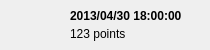
<?xml version="1.0" encoding="UTF-8"?>
<ui version="4.0">
 <class>SessionItemWidget</class>
 <widget class="QWidget" name="SessionItemWidget">
  <property name="geometry">
   <rect>
    <x>0</x>
    <y>0</y>
    <width>210</width>
    <height>50</height>
   </rect>
  </property>
  <property name="windowTitle">
   <string>Form</string>
  </property>
  <widget class="QLabel" name="name">
   <property name="geometry">
    <rect>
     <x>70</x>
     <y>5</y>
     <width>131</width>
     <height>21</height>
    </rect>
   </property>
   <property name="font">
    <font>
     <weight>75</weight>
     <bold>true</bold>
    </font>
   </property>
   <property name="text">
    <string>2013/04/30 18:00:00</string>
   </property>
  </widget>
  <widget class="QLabel" name="image">
   <property name="geometry">
    <rect>
     <x>10</x>
     <y>10</y>
     <width>50</width>
     <height>30</height>
    </rect>
   </property>
   <property name="text">
    <string/>
   </property>
  </widget>
  <widget class="QLabel" name="points">
   <property name="geometry">
    <rect>
     <x>70</x>
     <y>26</y>
     <width>131</width>
     <height>16</height>
    </rect>
   </property>
   <property name="text">
    <string>123 points</string>
   </property>
  </widget>
 </widget>
 <resources/>
 <connections/>
</ui>
